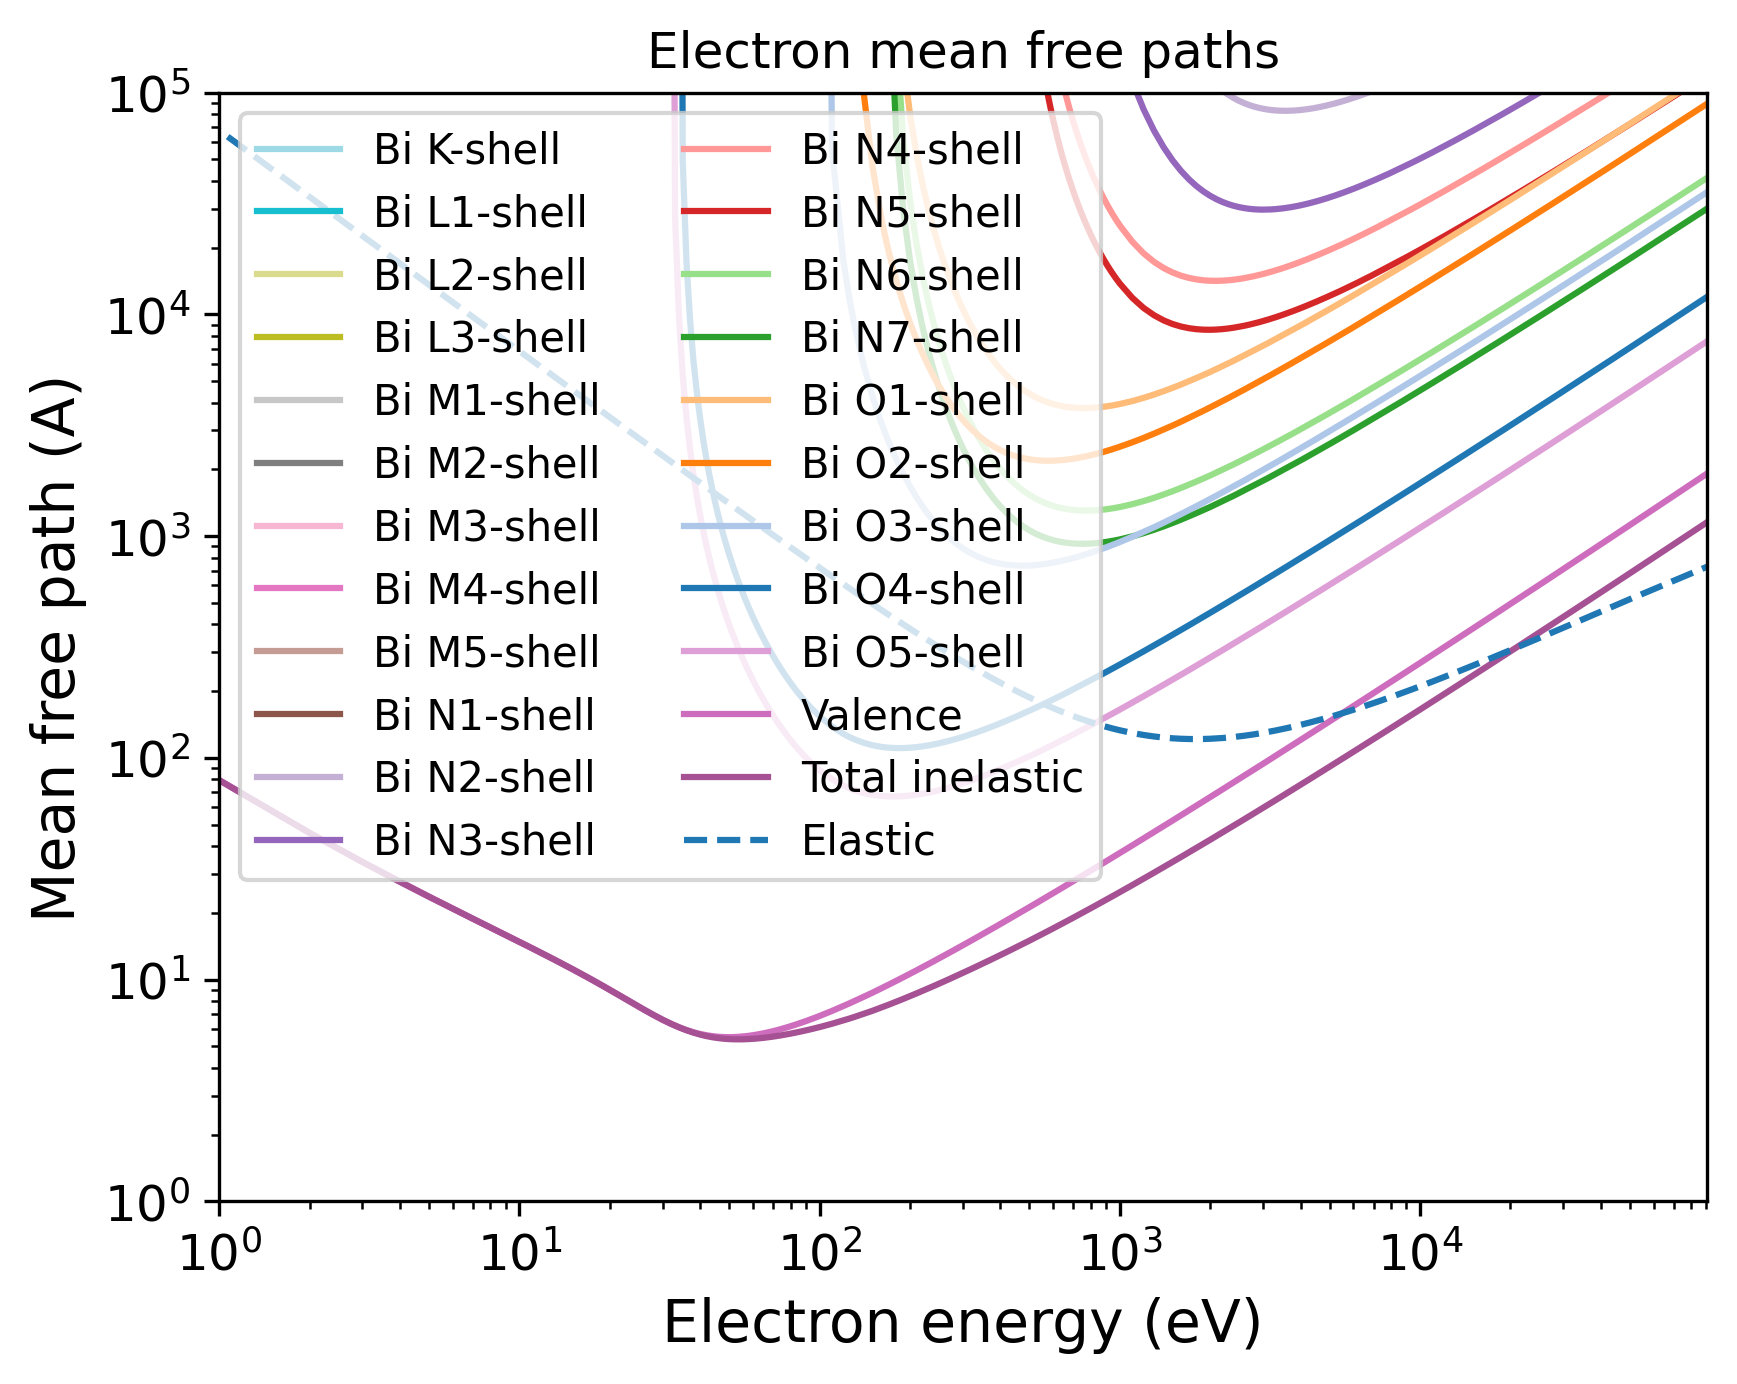

Recreate this plot in Python.
import pandas as pd
import numpy as np
import matplotlib.pyplot as plt
import matplotlib.cm as cm
# Set the format:
plt.xlabel("Electron energy (eV)", fontsize=14)
plt.ylabel("Mean free path (A)", fontsize=14)
plt.xticks(fontsize=12)
plt.yticks(fontsize=12)
plt.grid(False)
# Set the axes:
# Read the output file:
df = pd.read_csv(r"OUTPUT_Bi_Electron_IMFP.dat", sep=r'\s+', header=None, comment="#", skipinitialspace=True)
plt.xscale("log")
plt.yscale("log")
# Prepare the plot:
columns_to_plot = [ 1, 2, 3, 4, 5, 6, 7, 8, 9, 10, 11, 12, 13, 14, 15, 16, 17, 18, 19, 20, 21, 22, 23]
labels = [ "Bi K-shell", "Bi L1-shell", "Bi L2-shell", "Bi L3-shell", "Bi M1-shell", "Bi M2-shell", "Bi M3-shell", "Bi M4-shell", "Bi M5-shell", "Bi N1-shell", "Bi N2-shell", "Bi N3-shell", "Bi N4-shell", "Bi N5-shell", "Bi N6-shell", "Bi N7-shell", "Bi O1-shell", "Bi O2-shell", "Bi O3-shell", "Bi O4-shell", "Bi O5-shell", "Valence", "Total inelastic"]
# Create N distinct colors from a colormap
N = len(columns_to_plot)
colors = np.vstack([plt.cm.tab20(np.linspace(1, 0, 20)), plt.cm.tab20b(np.linspace(1, 0, 20))])
# Set line styles:
linestyles = [ "-", "-", "-", "-", "-", "-", "-", "-", "-", "-", "-", "-", "-", "-", "-", "-", "-", "-", "-", "-", "-", "-", "-"]
for i, col in enumerate(columns_to_plot):
    color = colors[i % len(colors)]
    ls    = linestyles[i % len(linestyles)]
    label = labels[i % len(labels)]
    plt.plot(df.iloc[:, 0], df.iloc[:, col],
    color=color,
    label=label,
    linestyle=ls)
# Add a curve from the second file
df2 = pd.read_csv(r"OUTPUT_Bi_Electron_EMFP.dat", sep=r'\s+', header=None, comment="#", skipinitialspace=True)
columns_to_plot2 = [ 2]
labels2 = [ "Elastic"]
# Create second part of the plot:
for col, label in zip(columns_to_plot2, labels2):
    plt.plot(df2.iloc[:, 0], df2.iloc[:, col], label=label, linestyle="--")
plt.xlim(1.00000000,90534.00100000)
plt.ylim(1.00000000,100000.00000000)
plt.title("Electron mean free paths")
plt.legend(loc="best", fontsize=10, ncol=2)
# Save the plot in this format:
plt.savefig("OUTPUT_MFP_electron.png", dpi=300, bbox_inches="tight")
